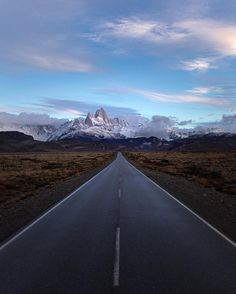
#> input picture road.jpg, 236 x 294 px
$ python hough_line.py   (older library calls are emulated)
#> lines starting #> are read from the running program, lines starting #| are printed output that depends on the picture; after the words box and inside, x2 and y2 are one past the last pixel; in counts of white or black regions, pixels touching at a corner belong together
import cv2
import numpy as np
import math

img = cv2.imread('road.jpg')
#> img is the input picture: shape (294, 236, 3); mean B, G, R 117.2, 95.4, 83.6
gray = cv2.cvtColor(img, cv2.COLOR_BGR2GRAY)
img_gaussian = cv2.medianBlur(gray, 15)
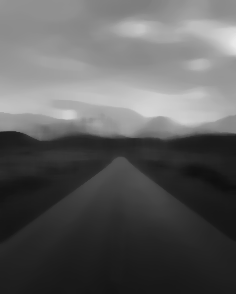
#> img_gaussian: shape (294, 236); min 15, max 233, mean 93.5

# canny method
img_canny = cv2.Canny(img_gaussian, 50, 120)
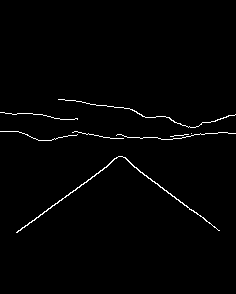
#> img_canny: shape (294, 236); 1.3% white in thin lines or dots, all inside (x1, y1, x2, y2) = (0, 99, 236, 233)
# sobel method
img_sobelx = cv2.Sobel(img_gaussian, cv2.CV_8U, 0, 1, ksize=3)
img_sobely = cv2.Sobel(img_gaussian, cv2.CV_8U, 0, 1, ksize=3)
img_sobel = img_sobelx + img_sobely
# prewitt method
kernelx = np.array([[1, 1, 1],
                    [0, 0, 0],
                    [-1, -1, -1]])
kernely = np.array([[1, 0, -1],
                    [1, 0, -1],
                    [1, 0, -1]])
img_prewittx = cv2.filter2D(img_gaussian, -1, kernelx)
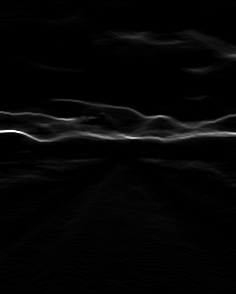
#> img_prewittx: shape (294, 236); min 0, max 255, mean 5
img_prewitty = cv2.filter2D(img_gaussian, -1, kernely)
img_prewit = img_prewittx + img_prewitty
# robert method
roberts_cross_x = np.array([[1, 0],
                            [0, -1]])
roberts_cross_y = np.array([[0, -1],
                            [1, 0]])
img_roberts_x = cv2.filter2D(img_gaussian, -1, roberts_cross_x)
img_roberts_y = cv2.filter2D(img_gaussian, -1, roberts_cross_y)
img_roberts = img_roberts_x + img_roberts_y

# [14 lines of commented-out code are left out]


def texture_edge_connected_component(img, name):
#> called with name = 'Canny'
    nb_components, output, stats, centroids = cv2.connectedComponentsWithStats(
        img, connectivity=8)
#> output: shape (294, 236) int32; 9 distinct labels, from 0 to 8
#> nb_components = 9; stats = [[0, 0, 236, 294, 68495], [58, 99, 178, 29, 198], [0, 112, 78, 8, 79], [0, 131, 78, 10, 79], [72, 131, 52, 8, 52], [191, 133, 1, 1, 1], [116, 132, 120, 8, 120], [170, 134, 19, 3, 19], [16, 156, 204, 77, 341]]; centroids = [[117.5, 146.4], [149.5, 113.2], [38.99, 115.3], [38.35, 135.4], [97.5, 135.2], [191, 133], [175.5, 135.6], [179, 134.9], [115.3, 193]]
    sizes = stats[1:, -1]
#> sizes = [198, 79, 79, 52, 1, 120, 19, 341]
    nb_components = nb_components - 1
#> nb_components = 8
    min_size = 80
    img2 = np.zeros((output.shape), np.uint8)
    for i in range(0, nb_components):
        if sizes[i] >= min_size:
            img2[output == i + 1] = 255
#> img2: shape (294, 236); 0.95% white in thin lines or dots, all inside (x1, y1, x2, y2) = (16, 99, 236, 233)
    return img2


def detect_lines(img3, name):
#> called with name = 'Canny'
    img2 = img.copy()
    num = 0
    lines = cv2.HoughLinesP(img3, 1, np.pi/180, 70, None, 50, maxLineGap=150)
#> lines = [[121, 156, 219, 230], [16, 232, 171, 120]]
    no_of_Lines = 0
    if lines is not None:
        for i in range(0, len(lines)):
            l = lines[i][0]
            no_of_Lines = no_of_Lines + 1
            #cv2.line(img2, (x1, y1), (x2, y2), (0, 255, 0), 1)
            cv2.line(img2, (l[0], l[1]), (l[2], l[3]),
                     (0, 0, 255), 1, cv2.LINE_AA)
            num = num+1
#> this loop made 2 passes
#> (l, no_of_Lines, num) on passes 1 to 2: ([121, 156, 219, 230], 1, 1), ([16, 232, 171, 120], 2, 2)
#> img2: shape (294, 236, 3)
#> after the loop, no_of_Lines = 2; num = 2
        st=""+str(num)
#> st = '2'
        img2 = cv2.putText(img2,st, (10, 30),
                       cv2.FONT_HERSHEY_SIMPLEX, 1, (255, 255, 255), 2)
#> img2: shape (294, 236, 3); mean B, G, R 116.9, 95.3, 85.1
        cv2.imshow(name, img2)
    # return img


img_canny = texture_edge_connected_component(img_canny, "Canny")
#img_sobel = texture_edge_connected_component(img_sobel, "sobel")
detect_lines(img_canny, "Canny")
detect_lines(img_sobel, "Sobel")
#> call 2 of detect_lines, with name = 'Sobel'
#> in detect_lines (call 2), `lines = cv2.HoughLinesP(img3, 1, np.pi/180, 70, None, 50, maxLineGap=1..`: lines = 101 rows, first 6: [1, 246, 235, 12], [0, 39, 235, 106], [0, 37, 235, 92], [47, 214, 235, 26], [0, 84, 232, 96], [0, 145, 230, 149]
#> the loop in detect_lines (call 2), `for i in range(0, len(lines)):` made 101 passes
#> l on passes 1 to 12: [1, 246, 235, 12], [0, 39, 235, 106], [0, 37, 235, 92], [47, 214, 235, 26], [0, 84, 232, 96], [0, 145, 230, 149], [1, 37, 235, 13], [0, 79, 233, 95], [0, 73, 235, 94], [0, 87, 235, 107], [3, 39, 235, 15], [0, 148, 235, 156]
#> after the loop in detect_lines (call 2), `for i in range(0, len(lines)):`: no_of_Lines = 101
#> in detect_lines (call 2), `st=""+str(num)`: st = '101'
#> in detect_lines (call 2), `img2 = cv2.putText(img2,st, (10, 30), cv2.FONT_HERSHEY_SIMPLEX, 1, (25..`:
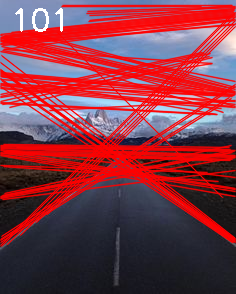
#> img2: shape (294, 236, 3); mean B, G, R 70.3, 57.2, 132
detect_lines(img_prewit, "Prewitt")
#> call 3 of detect_lines, with name = 'Prewitt'
#> in detect_lines (call 3), `lines = cv2.HoughLinesP(img3, 1, np.pi/180, 70, None, 50, maxLineGap=1..`: lines = 240 rows, first 6: [10, 76, 226, 292], [4, 288, 235, 57], [22, 293, 225, 90], [40, 289, 231, 98], [1, 278, 235, 44], [0, 285, 235, 50]
#> the loop in detect_lines (call 3), `for i in range(0, len(lines)):` made 240 passes
#> after the loop in detect_lines (call 3), `for i in range(0, len(lines)):`: no_of_Lines = 240
#> in detect_lines (call 3), `st=""+str(num)`: st = '240'
#> in detect_lines (call 3), `img2 = cv2.putText(img2,st, (10, 30), cv2.FONT_HERSHEY_SIMPLEX, 1, (25..`:
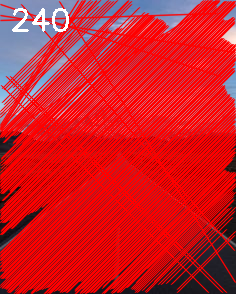
#> img2: shape (294, 236, 3); mean B, G, R 37.9, 30.7, 205.7
detect_lines(img_roberts, "Roberts")
#> call 4 of detect_lines, with name = 'Roberts'
#> in detect_lines (call 4), `lines = cv2.HoughLinesP(img3, 1, np.pi/180, 70, None, 50, maxLineGap=1..`: lines = 215 rows, first 6: [1, 209, 210, 0], [1, 212, 213, 0], [16, 280, 235, 61], [0, 193, 187, 6], [17, 286, 234, 69], [1, 70, 219, 288]
#> the loop in detect_lines (call 4), `for i in range(0, len(lines)):` made 215 passes
#> after the loop in detect_lines (call 4), `for i in range(0, len(lines)):`:
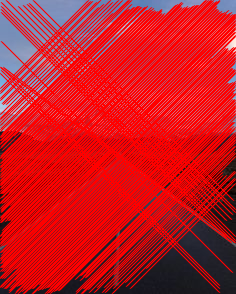
#> img2: shape (294, 236, 3); mean B, G, R 34.8, 27.8, 197.2
#> after the loop in detect_lines (call 4), `for i in range(0, len(lines)):`: no_of_Lines = 215
#> in detect_lines (call 4), `st=""+str(num)`: st = '215'
#> in detect_lines (call 4), `img2 = cv2.putText(img2,st, (10, 30), cv2.FONT_HERSHEY_SIMPLEX, 1, (25..`:
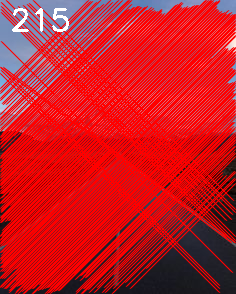
#> img2: shape (294, 236, 3); 0.61% of pixels changed, all inside (x1, y1, x2, y2) = (12, 8, 69, 32)
# [5 lines of commented-out code are left out]

cv2.waitKey(0)
cv2.destroyAllWindows()
